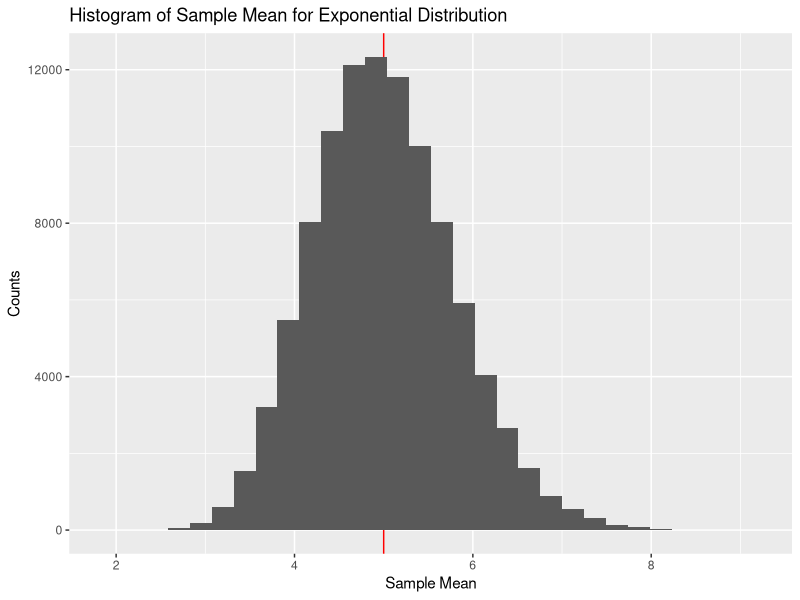
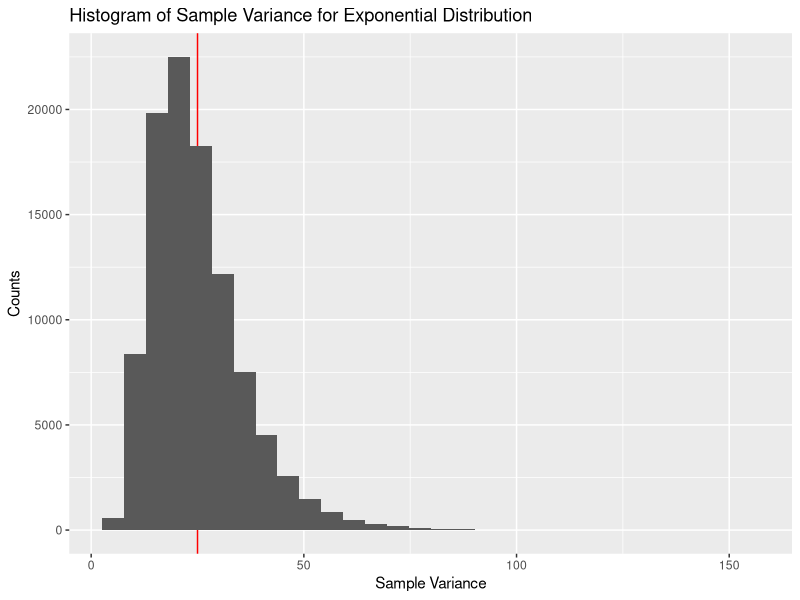
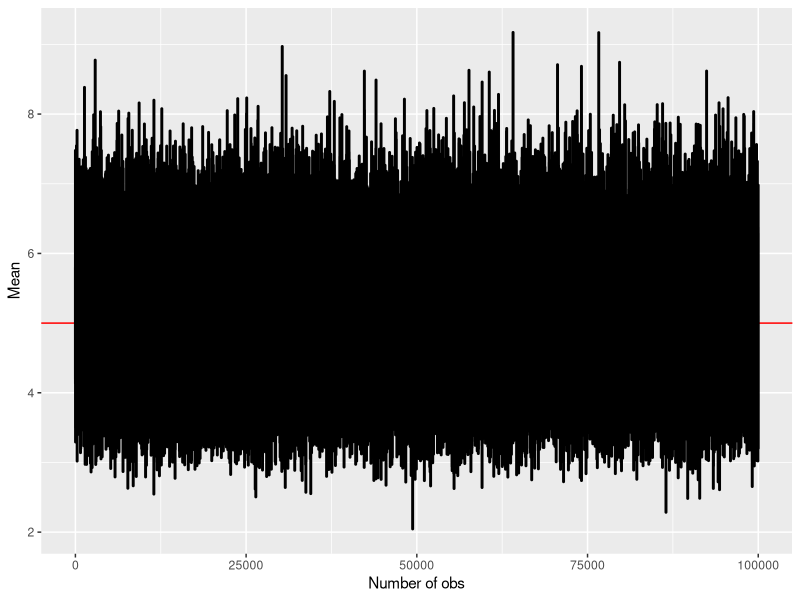

Reproduce these figures in R, in order.
## ---- chunk 1
library(ggplot2)
## exponential distribution rate parameter
lambda <- 0.2

## sample size
n <- 40

## number of observation
obs <- 100000

## calculate the sample means/variances of 1000 observations
means <- NULL
samples <- NULL
svars <- NULL
for (i in 1:obs) {
  samples <- rexp(n, lambda)
  sample_mean <- mean(samples)
  means <- c(means, sample_mean)
  tmp <- 0
  for (j in 1:n) {
      tmp <- tmp + (samples[j] - sample_mean)^2/(n-1)
      }
  svars <- c(svars, tmp)
}

## ---- chunk 2
##hist(means, main="Histogram of Sample Mean for Exponential Distribution", xlab="Sample Mean")
g <- ggplot(data.frame(x = means), aes(x)) 
g <- g + geom_vline(xintercept = 1/lambda, color='red') + geom_histogram()
g <- g + labs(x = "Sample Mean", y = "Counts") + ggtitle("Histogram of Sample Mean for Exponential Distribution")
g
## ---- chunk 3
g <- ggplot(data.frame(x = svars), aes(x)) 
g <- g + geom_vline(xintercept = (1/lambda)^2, color='red') + geom_histogram()
g <- g + labs(x = "Sample Variance", y = "Counts") + ggtitle("Histogram of Sample Variance for Exponential Distribution")
g
## ---- chunk 4
g <- ggplot(data.frame(x = 1:obs, y = means), aes(x = x, y = y)) 
g <- g + geom_hline(yintercept = 1/lambda, color='red') + geom_line(size = 1)
g <- g + labs(x = "Number of obs", y = "Mean")
g
